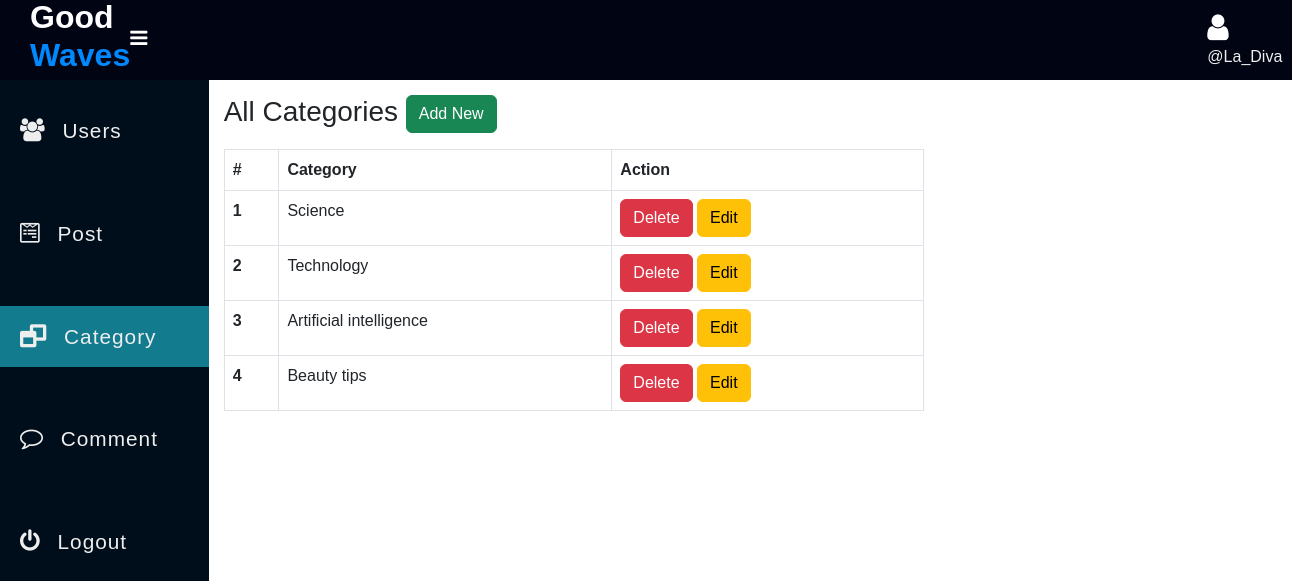
Page /admin/Category.php (signed in) on the committed database.
### tables this page shows
CREATE TABLE `category` (
  `id` int(11) NOT NULL,
  `category` varchar(127) NOT NULL
);

### admin/data/Category.php (called while the page is built, shortened)
<?php
function getAll($conn){
   $sql = "SELECT * FROM category";
   $stmt = $conn->prepare($sql);
   $stmt->execute();
   if($stmt->rowCount() >= 1){
   	   $data = $stmt->fetchAll();
   	   return $data;
   }else {
   	 return 0;
   }
}

### admin/Category.php (the view, shortened to what this page needs)
<?php
if (isset($_SESSION['admin_id']) && isset($_SESSION['username'])) {
 ?>
<!DOCTYPE html>
<html>
<head>
	<link rel="stylesheet" href="https://stackpath.bootstrapcdn.com/font-awesome/4.7.0/css/font-awesome.min.css">
	<link href="https://cdn.jsdelivr.net/npm/bootstrap@5.3.0/dist/css/bootstrap.min.css" rel="stylesheet">
	<link rel="stylesheet" href="../css/side-bar.css">
	<link rel="stylesheet" href="../css/style.css">
</head>
<body>
	<?php
	  include "inc/side-nav.php";
      include_once("data/Category.php");
      include_once("../db_conn.php");
      $categories = getAll($conn);
	?>
	 <div class="main-table">
	 	<h3 class="mb-3">All Categories
	 		<a href="Category-add.php" class="btn btn-success">Add New</a></h3>
	 	<?php if ($categories != 0) { ?>
	 	<table class="table t1 table-bordered">
		  <thead>
		    <tr>
		      <th scope="col">#</th>
		      <th scope="col">Category</th>
		      <th scope="col">Action</th>
		    </tr>
		  </thead>
		  <tbody>
		  	<?php foreach ($categories as $category) { ?>
		    <tr>
		      <th scope="row"><?=$category['id'] ?></th>
		      <td><?=$category['category'] ?></td>
		      <td>
		      	<a href="category-delete.php?id=<?=$category['id'] ?>" class="btn btn-danger">Delete</a>
		      	<a href="category-edit.php?id=<?=$category['id'] ?>" class="btn btn-warning">Edit</a>
		      </td>
		    </tr>
		    <?php } ?>
		  </tbody>
		</table>
	<?php }else{ ?>
		<div class="alert alert-warning">
			Empty!
		</div>
	<?php } ?>
	 </div>
	</section>
	</div>
</body>
</html>
<?php }else {
	header("Location: ../admin-login.php");
	exit;
} ?>

### css/side-bar.css (style rules this page uses)
* { padding: 0; margin: 0; box-sizing: border-box; font-family: arial, sans-serif; }

### css/style.css (style rules this page uses)
.main-table { width: 90%; max-width: 700px; }

### rows in the picture
category: id "1", category "Science"
category: id "2", category "Technology"
category: id "3", category "Artificial intelligence"
category: id "4", category "Beauty tips"

### other values in the picture
$_SESSION['username'] "La_Diva"
